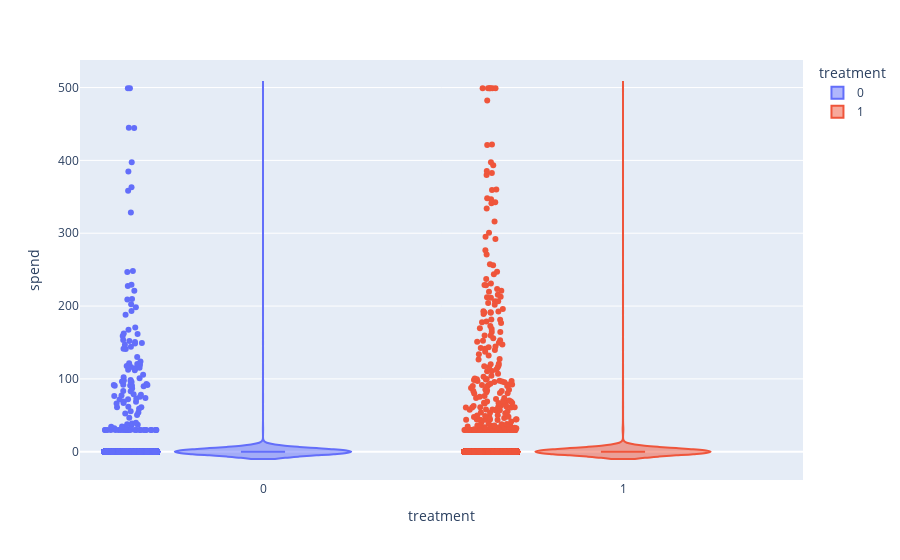

Notebook code for this chart:
### Code cell
fig = px.violin(, y="spend", x="treatment", color="treatment", box=True, points="all")
fig.show()

### Figure 1 — Plotly figure (JSON) as saved in the notebook; plotly's stock layout.template omitted (floating-point values rounded to 4 significant figures; data arrays with more than 128 entries replaced by an {"elided": "..."} marker saying what was removed)
{"data": [{"alignmentgroup": "True", "box": {"visible": true}, "hovertemplate": "treatment=%{x}<br>spend=%{y}<extra></extra>", "legendgroup": "0", "marker": {"color": "#636efa"}, "name": "0", "offsetgroup": "0", "orientation": "v", "points": "all", "scalegroup": "True", "showlegend": true, "type": "violin", "x": {"elided": "21306 int values"}, "x0": " ", "xaxis": "x", "y": {"elided": "21306 float values"}, "y0": " ", "yaxis": "y"}, {"alignmentgroup": "True", "box": {"visible": true}, "hovertemplate": "treatment=%{x}<br>spend=%{y}<extra></extra>", "legendgroup": "1", "marker": {"color": "#EF553B"}, "name": "1", "offsetgroup": "1", "orientation": "v", "points": "all", "scalegroup": "True", "showlegend": true, "type": "violin", "x": {"elided": "21307 int values"}, "x0": " ", "xaxis": "x", "y": {"elided": "21307 float values"}, "y0": " ", "yaxis": "y"}], "layout": {"legend": {"title": {"text": "treatment"}, "tracegroupgap": 0}, "margin": {"t": 60}, "violinmode": "overlay", "xaxis": {"anchor": "y", "categoryarray": [0, 1], "categoryorder": "array", "domain": [0, 1], "title": {"text": "treatment"}}, "yaxis": {"anchor": "x", "domain": [0, 1], "title": {"text": "spend"}}}}
